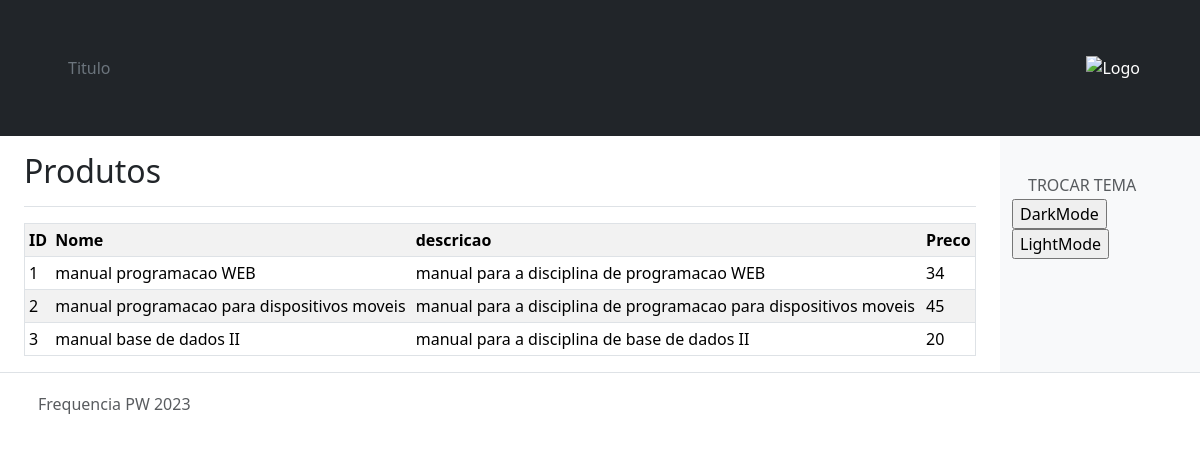
/JoseVicente/Frequencia/index.php, run on the app's committed database.
### tables this page shows
CREATE TABLE `produtos` (
  `Id` int(11) NOT NULL,
  `nome` varchar(255) NOT NULL,
  `descricao` varchar(255) NOT NULL,
  `preco` varchar(255) NOT NULL
);

### JoseVicente/Frequencia/index.php (the view, shortened to what this page needs)
<?php
$dsn = "mysql:host=localhost;dbname=PW_JoseVicente";
$user = "root";
$passwd = "";
$pdo = new PDO($dsn, $user, $passwd);
?>
<!DOCTYPE html>
<html lang="en">
<head>
    <link href="node_modules/bootstrap/dist/css/bootstrap.min.css" rel="stylesheet" />
</head>
<body>
    <?php include 'header.php' ?>
  <div class="container-fluid">
    <div class="row">
      <main class="col-md-9 ms-sm-auto col-lg-10 px-md-4"><div class="chartjs-size-monitor"><div class="chartjs-size-monitor-expand"><div class=""></div></div><div class="chartjs-size-monitor-shrink"><div class=""></div></div></div>
        <div class="d-flex justify-content-between flex-wrap flex-md-nowrap align-items-center pt-3 pb-2 mb-3 border-bottom">
          <h1 class="h2">Produtos</h1>
        </div>
        <div class="table-responsive">
        <?php
        $sql = "SELECT * FROM produtos";
        $result = $pdo->prepare($sql);
        $result -> execute();
        $results = $result -> fetchAll();
        echo "<div class='table-responsive'>
              <table class='table table-striped table-sm bg-white' border='1'>
              <tr>
              <th>ID</th>
              <th>Nome</th>
              <th>descricao</th>
              <th>Preco</th>
              </tr>";
        foreach($results as $row)
            {
            echo "<tr>";
            echo "<td>" . $row['Id'] . "</td>";
            echo "<td>" . $row['nome'] . "</td>";
            echo "<td>" . $row['descricao'] . "</td>";
            echo "<td>" . $row['preco'] . "</td>";
            echo "</tr>";
            }
            echo "</table>
                  </div>";
      ?>
          </div>
      </main>
      <nav id="sidebarMenu" class="col-md-3 col-lg-2 d-md-block bg-light sidebar collapse">
        <div class="position-sticky pt-3 sidebar-sticky">
          <h6 class="sidebar-heading d-flex justify-content-between align-items-center px-3 mt-4 mb-1 text-muted text-uppercase">
            <span>Trocar Tema</span>
          </h6>
          <ul class="nav flex-column mb-2">
            <li class="nav-item">
            <form action="modetoggle" method="post">
              <input type="button" value="DarkMode">
              <input type="button" value="LightMode">
            </form>
            </li>
          </ul>
        </div>
      </nav>
    </div>
  </div>
    <?php include 'footer.php' ?>
</body>
</html>

### data on the page
produtos: Id "1", nome "manual programacao WEB", descricao "manual para a disciplina de programacao WEB", preco "34"
produtos: Id "2", nome "manual programacao para dispositivos moveis", descricao "manual para a disciplina de programacao para dispositivos moveis", preco "45"
produtos: Id "3", nome "manual base de dados II", descricao "manual para a disciplina de base de dados II", preco "20"
